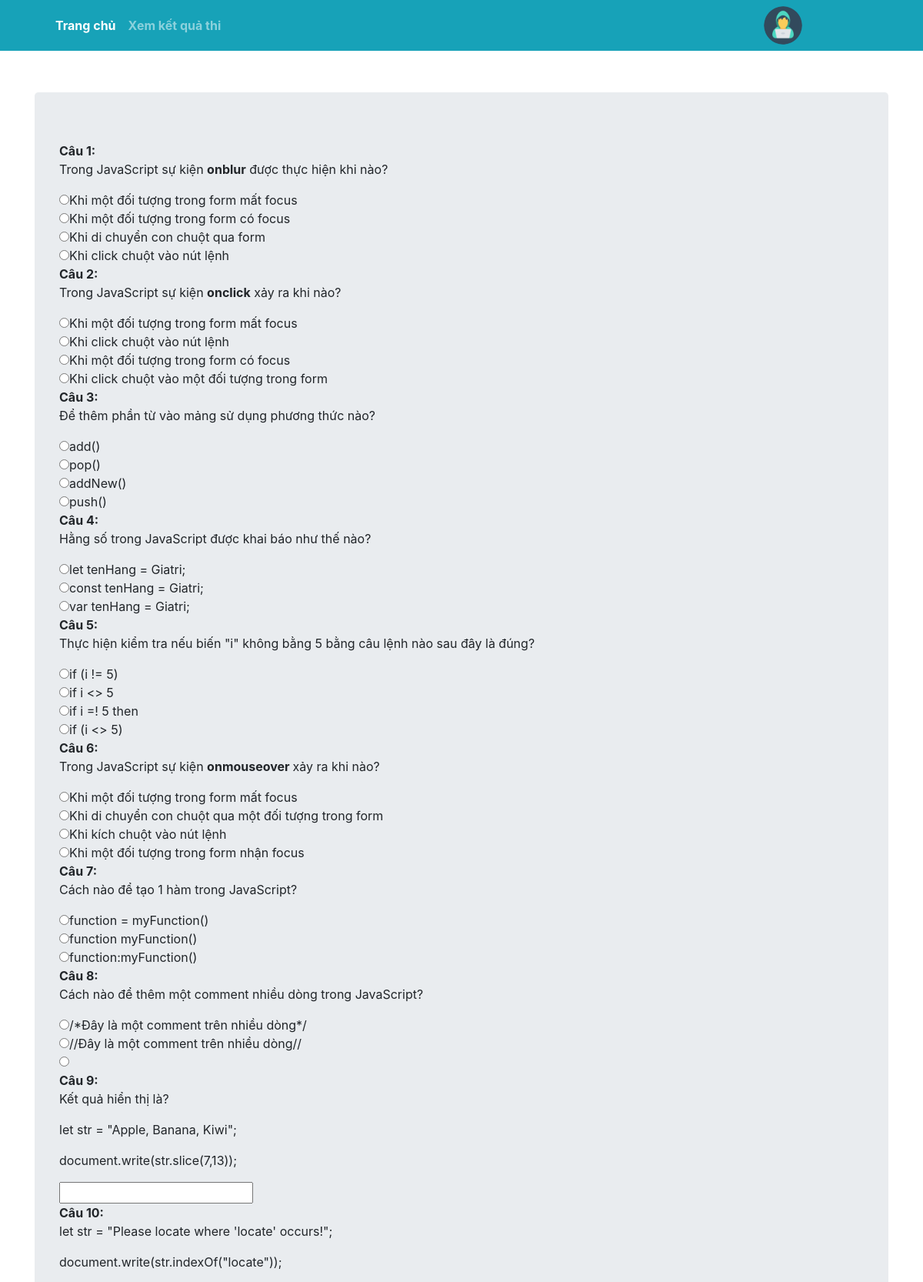
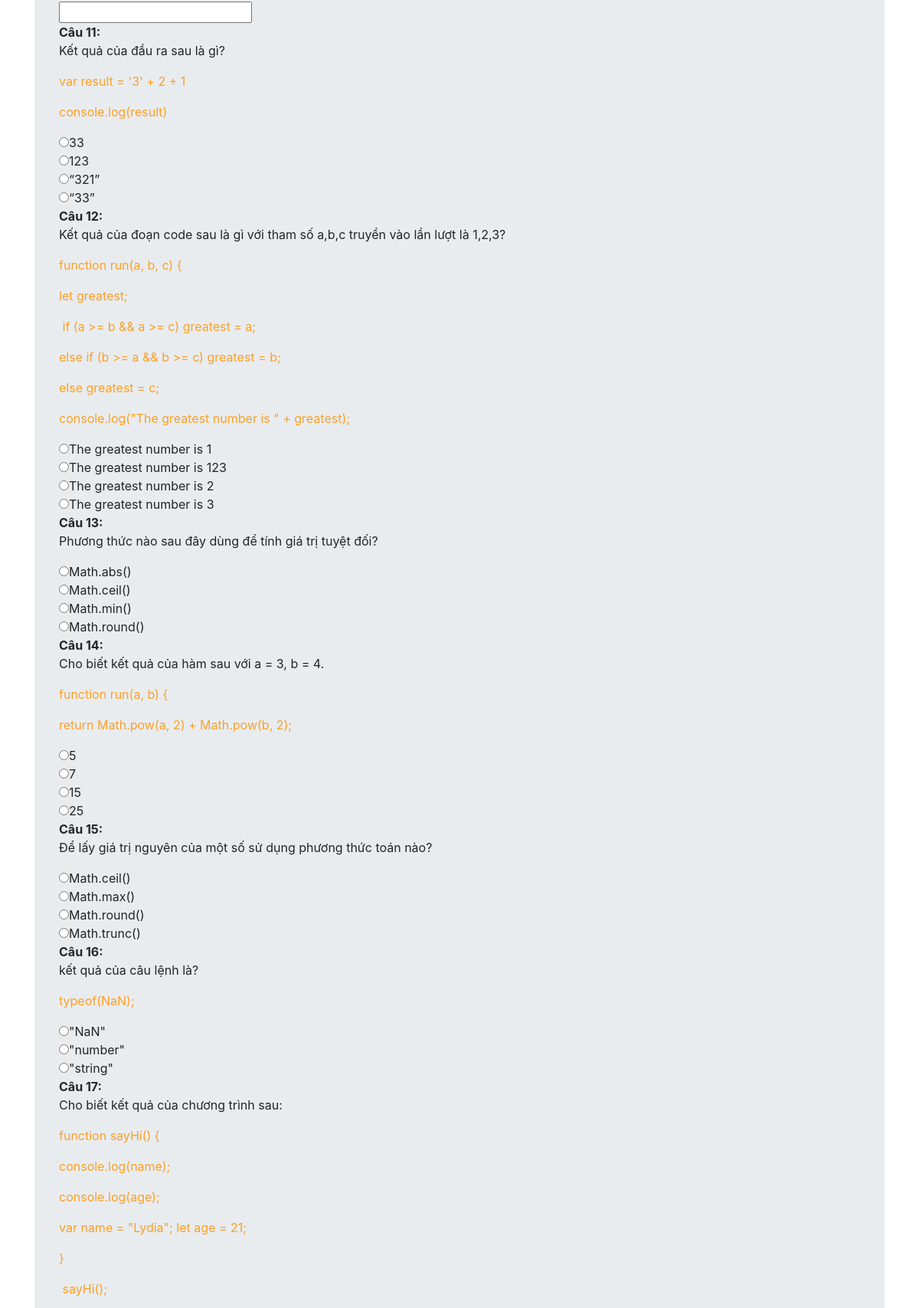
The app's page /doexam.php?exam=1 (upper part) with its own data (2 pictures, top to bottom).
### tables this page shows
CREATE TABLE `cau_hoi` (
  `id` int(5) NOT NULL,
  `loai` varchar(50) NOT NULL,
  `noidung` longtext NOT NULL,
  `luachon` longtext DEFAULT NULL,
  `dapan` longtext NOT NULL,
  `mucdo` varchar(50) NOT NULL
);

### doexam.php (the view, shortened to what this page needs)
<?php
include "./config/connection.php";
?>
<!DOCTYPE html>
<html lang="en">
<head>
  <link rel="stylesheet" href="https://maxcdn.bootstrapcdn.com/bootstrap/4.5.2/css/bootstrap.min.css">
  <link rel="stylesheet" href="./css/style.css">
  <link rel="stylesheet" href="./css/style_index.css">
</head>
<body>
  <?php include_once("./layout/header.php") ?>
  <main role="main" class="container mt-5">
    <form method="post" action="result.php" >
    <div class="jumbotron">
        <?php
   $sql="SELECT * FROM cau_hoi;";
   $do=mysqli_query($connect,$sql);
   $ques_ez=array();
   $ques_nor=array();
   $ques_har=array();
   class quiz
   {
        public function __construct($id,$loai, $noidung, $luachon,$dapan,$mucdo)
      {
        $this->loai= $loai;
        $this->noidung = $noidung;
        $this->luachon = $luachon;
      }
   }
    if(mysqli_num_rows($do)>0)
{
  while($row=mysqli_fetch_array($do))
  {
    if($row["mucdo"]=="coban")
    {
     $ques_ez[] = new quiz($row["id"],$row["loai"],$row["noidung"],unserialize($row["luachon"]),$row["dapan"],$row["mucdo"]);
    }
    else if($row["mucdo"]=="trungbinh")
    {
     $ques_nor[] = new quiz($row["id"],$row["loai"],$row["noidung"],unserialize($row["luachon"]),$row["dapan"],$row["mucdo"]);
    }
    else if($row["mucdo"]=="nangcao")
    {
     $ques_har[] = new quiz($row["id"],$row["loai"],$row["noidung"],unserialize($row["luachon"]),$row["dapan"],$row["mucdo"]);
    }
  }
}
$sql="SELECT * FROM de_thi WHERE ma_de_thi='$_GET[exam]';";
$do=mysqli_query($connect,$sql);
$row=mysqli_fetch_array($do);
$ez_rand = array_rand($ques_ez,$row['cau_hoi_coban']);
$nor_rand =array_rand($ques_nor,$row['cau_hoi_trungbinh']);
$har_rand =array_rand($ques_har,$row['cau_hoi_nangcao']);
$ques_final=array();
for ($i=0; $i <count($ez_rand) ; $i++) {
  $ques_final[]= $ques_ez[$ez_rand[$i]];
}
for ($i=0; $i <count($nor_rand) ; $i++) {
  $ques_final[]= $ques_nor[$nor_rand[$i]];
}
for ($i=0; $i <count($har_rand) ; $i++) {
  $ques_final[]= $ques_har[$har_rand[$i]];
}
  ?>
       <table>
        <?php
        for ($i=0; $i <count($ques_final) ; $i++)
      {
          if($ques_final[$i]->loai=="one")
          {
        ?>
        <tr><td><?php echo "<strong>Câu ".($i+1).":</strong> ". $ques_final[$i]->noidung; ?></td></tr>
        <?php
            for ($j=0; $j <count($ques_final[$i]->luachon) ; $j++)
            {
        ?>
        <tr><td><input type="radio" name="<?php echo "ans_user".$i;?>" value="<?php echo $ques_final[$i]->luachon[$j]; ?>"><?php echo $ques_final[$i]->luachon[$j]; ?></td></tr>
        <?php
             }
          }
          else if ($ques_final[$i]->loai=="multi")
          {
              ?>
          <input type="hidden" name="<?php echo "id".$i?>" value="<?php echo $ques_final[$i]->id; ?>">
          <tr><td><?php echo "<strong>Câu ".($i+1).":</strong> ".$ques_final[$i]->noidung; ?></td></tr>
          <?php
             for ($j=0; $j<count($ques_final[$i]->luachon) ; $j++)
             {
          ?>
           <tr><td><input type="checkbox" name="<?php echo "ans_user".$i."[]";?>" value="<?php echo $ques_final[$i]->luachon[$j]; ?>"><?php echo $ques_final[$i]->luachon[$j]; ?></td></tr>
           <?php
             }
          }
          else if ($ques_final[$i]->loai=="fill")
          {
           ?>
           <tr><td><?php echo "<strong>Câu ".($i+1).":</strong> ".$ques_final[$i]->noidung; ?></td></tr>
           <tr><td><input type="text" name="<?php echo "ans_user".$i;?>"></td></tr>
           <?php
          }
      }
           ?>
       </table>
    </div>
    </form>
  </main>
</body>
</html>

### layout/header.php (shortened to what this page needs)
<nav class="navbar navbar-expand-md navbar-dark fixed-top bg-info">
  <div class="collapse navbar-collapse ml-5">
    <ul class="navbar-nav mr-auto">
      <li class="nav-item active">
        <a class="nav-link font-weight-bold" href="./index.php">Trang chủ</a>
      </li>
      <li class="nav-item">
        <a class="nav-link font-weight-bold" href="./exampoint.php">Xem kết quả thi</a>
      </li>
    </ul>
    <div class="dropdown mr-5">
      <img class="avatar dropdown-toggle" role="button" data-toggle="dropdown" aria-haspopup="true" aria-expanded="false" src="./img/user.jpg" alt="">
    </div>
  </div>
</nav>

### css/style.css (style rules this page uses)
* { margin: 0; padding: 0; box-sizing: border-box; }

### css/style_index.css (style rules this page uses)
body { min-height: 75rem; padding-top: 4.5rem; }
.avatar { vertical-align: middle; width: 50px; height: 50px; border-radius: 50%; object-fit: cover; }

### records on screen
cau_hoi: noidung "Trong JavaScript sự kiện onblur được thực hiện khi nào?", luachon "Khi một đối tượng trong form mất focus", luachon "Khi một đối tượng trong form có focus", luachon "Khi di chuyển con chuột qua form", luachon "Khi click chuột vào nút lệnh"
cau_hoi: noidung "Trong JavaScript sự kiện onclick xảy ra khi nào?", luachon "Khi một đối tượng trong form mất focus", luachon "Khi click chuột vào nút lệnh", luachon "Khi một đối tượng trong form có focus", luachon "Khi click chuột vào một đối tượng trong form"
cau_hoi: noidung "Để thêm phần từ vào mảng sử dụng phương thức nào?", luachon "add()", luachon "pop()", luachon "addNew()", luachon "push()"
cau_hoi: noidung "Hằng số trong JavaScript được khai báo như thế nào?", luachon "let tenHang = Giatri;", luachon "const tenHang = Giatri;", luachon "var tenHang = Giatri;"
cau_hoi: noidung "Thực hiện kiểm tra nếu biến \"i\" không bằng 5 bằng câu lệnh nào sau đây là đúng?", luachon "if (i != 5)", luachon "if i <> 5", luachon "if i =! 5 then", luachon "if (i <> 5)"
cau_hoi: noidung "Trong JavaScript sự kiện onmouseover xảy ra khi nào?", luachon "Khi một đối tượng trong form mất focus", luachon "Khi di chuyển con chuột qua một đối tượng trong form", luachon "Khi kích chuột vào nút lệnh", luachon "Khi một đối tượng trong form nhận focus"
cau_hoi: noidung "Cách nào để tạo 1 hàm trong JavaScript?", luachon "function = myFunction()", luachon "function myFunction()", luachon "function:myFunction()"
cau_hoi: noidung "Cách nào để thêm một comment nhiều dòng trong JavaScript?", luachon "/*Đây là một comment trên nhiều dòng*/", luachon "//Đây là một comment trên nhiều dòng//"
cau_hoi: noidung "Kết quả hiển thị là? let str = \"Apple, Banana, Kiwi\"; document.write(str.slice(7,13));"
cau_hoi: noidung "let str = \"Please locate where 'locate' occurs!\"; document.write(str.indexOf(\"locate\"));"
cau_hoi: noidung "Kết quả của đầu ra sau là gì? var result = '3' + 2 + 1 console.log(result)", luachon "33", luachon "123", luachon "“321”", luachon "“33”"
cau_hoi: noidung "Kết quả của đoạn code sau là gì với tham số a,b,c truyền vào lần lượt là 1,2,3? function run(a, b, c) { let greatest; if (a >= b && a >= c) greatest = a; else if (b >= a && b >= c) greatest = b; else greatest = c; console.log(\"The greatest number is \" + greatest);", luachon "The greatest number is 1", luachon "The greatest number is 123", luachon "The greatest number is 2", luachon "The greatest number is 3"
cau_hoi: noidung "Phương thức nào sau đây dùng để tính giá trị tuyệt đối?", luachon "Math.abs()", luachon "Math.ceil()", luachon "Math.min()", luachon "Math.round()"
cau_hoi: noidung "Cho biết kết quả của hàm sau với a = 3, b = 4. function run(a, b) { return Math.pow(a, 2) + Math.pow(b, 2);", luachon "5", luachon "7", luachon "15", luachon "25"
cau_hoi: noidung "Để lấy giá trị nguyên của một số sử dụng phương thức toán nào?", luachon "Math.ceil()", luachon "Math.max()", luachon "Math.round()", luachon "Math.trunc()"
cau_hoi: noidung "kết quả của câu lệnh là? typeof(NaN);", luachon "\"NaN\"", luachon "\"number\"", luachon "\"string\""
cau_hoi: noidung "Cho biết kết quả của chương trình sau: function sayHi() { console.log(name); console.log(age); var name = \"Lydia\"; let age = 21; } sayHi();"
